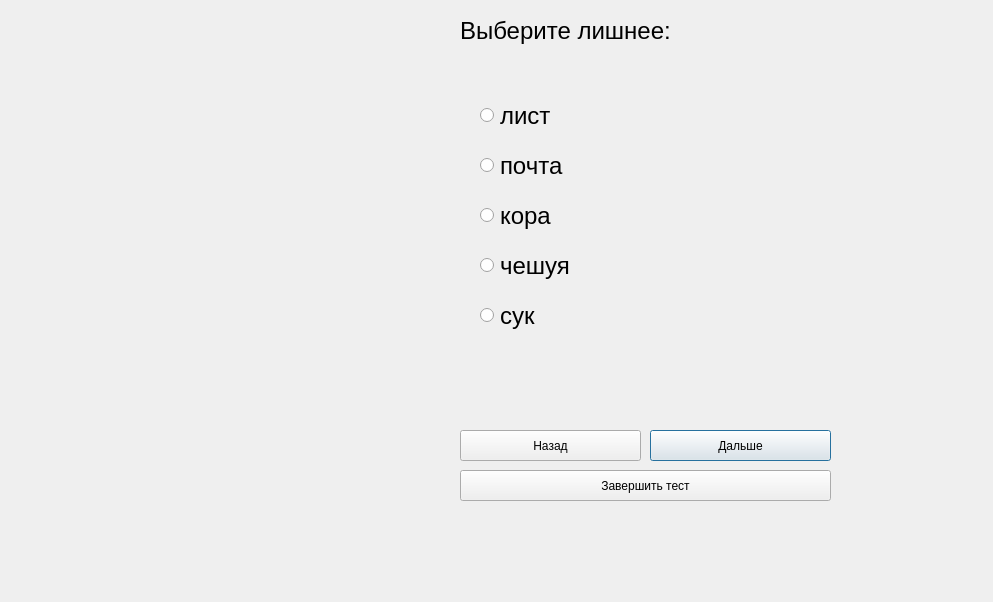
<?xml version="1.0" encoding="UTF-8"?>
<ui version="4.0">
 <class>testform30</class>
 <widget class="QDialog" name="testform30">
  <property name="geometry">
   <rect>
    <x>0</x>
    <y>0</y>
    <width>993</width>
    <height>602</height>
   </rect>
  </property>
  <property name="windowTitle">
   <string>Dialog</string>
  </property>
  <widget class="QPushButton" name="next_pushButton_2">
   <property name="geometry">
    <rect>
     <x>650</x>
     <y>430</y>
     <width>181</width>
     <height>31</height>
    </rect>
   </property>
   <property name="text">
    <string>Дальше</string>
   </property>
  </widget>
  <widget class="QRadioButton" name="radioButton_2">
   <property name="geometry">
    <rect>
     <x>480</x>
     <y>150</y>
     <width>421</width>
     <height>31</height>
    </rect>
   </property>
   <property name="font">
    <font>
     <pointsize>18</pointsize>
    </font>
   </property>
   <property name="layoutDirection">
    <enum>Qt::LeftToRight</enum>
   </property>
   <property name="text">
    <string>почта</string>
   </property>
  </widget>
  <widget class="QRadioButton" name="radioButton_3">
   <property name="geometry">
    <rect>
     <x>480</x>
     <y>200</y>
     <width>421</width>
     <height>31</height>
    </rect>
   </property>
   <property name="font">
    <font>
     <pointsize>18</pointsize>
    </font>
   </property>
   <property name="acceptDrops">
    <bool>false</bool>
   </property>
   <property name="toolTip">
    <string/>
   </property>
   <property name="text">
    <string>кора</string>
   </property>
  </widget>
  <widget class="QRadioButton" name="radioButton">
   <property name="geometry">
    <rect>
     <x>480</x>
     <y>100</y>
     <width>431</width>
     <height>31</height>
    </rect>
   </property>
   <property name="font">
    <font>
     <pointsize>18</pointsize>
    </font>
   </property>
   <property name="acceptDrops">
    <bool>false</bool>
   </property>
   <property name="toolTip">
    <string/>
   </property>
   <property name="text">
    <string>лист</string>
   </property>
  </widget>
  <widget class="QPushButton" name="back_pushButton">
   <property name="geometry">
    <rect>
     <x>460</x>
     <y>430</y>
     <width>181</width>
     <height>31</height>
    </rect>
   </property>
   <property name="text">
    <string>Назад</string>
   </property>
  </widget>
  <widget class="QLabel" name="question">
   <property name="geometry">
    <rect>
     <x>460</x>
     <y>-20</y>
     <width>551</width>
     <height>101</height>
    </rect>
   </property>
   <property name="sizePolicy">
    <sizepolicy hsizetype="Preferred" vsizetype="Preferred">
     <horstretch>0</horstretch>
     <verstretch>0</verstretch>
    </sizepolicy>
   </property>
   <property name="font">
    <font>
     <pointsize>18</pointsize>
    </font>
   </property>
   <property name="mouseTracking">
    <bool>true</bool>
   </property>
   <property name="tabletTracking">
    <bool>false</bool>
   </property>
   <property name="focusPolicy">
    <enum>Qt::NoFocus</enum>
   </property>
   <property name="contextMenuPolicy">
    <enum>Qt::PreventContextMenu</enum>
   </property>
   <property name="autoFillBackground">
    <bool>false</bool>
   </property>
   <property name="midLineWidth">
    <number>-2</number>
   </property>
   <property name="text">
    <string>Выберите лишнее:</string>
   </property>
   <property name="textFormat">
    <enum>Qt::AutoText</enum>
   </property>
   <property name="scaledContents">
    <bool>false</bool>
   </property>
   <property name="wordWrap">
    <bool>true</bool>
   </property>
   <property name="openExternalLinks">
    <bool>false</bool>
   </property>
  </widget>
  <widget class="QLabel" name="image">
   <property name="geometry">
    <rect>
     <x>20</x>
     <y>60</y>
     <width>411</width>
     <height>331</height>
    </rect>
   </property>
   <property name="text">
    <string/>
   </property>
  </widget>
  <widget class="QRadioButton" name="radioButton_5">
   <property name="geometry">
    <rect>
     <x>480</x>
     <y>300</y>
     <width>301</width>
     <height>31</height>
    </rect>
   </property>
   <property name="font">
    <font>
     <pointsize>18</pointsize>
    </font>
   </property>
   <property name="acceptDrops">
    <bool>false</bool>
   </property>
   <property name="toolTip">
    <string/>
   </property>
   <property name="text">
    <string>сук</string>
   </property>
  </widget>
  <widget class="QRadioButton" name="radioButton_4">
   <property name="geometry">
    <rect>
     <x>480</x>
     <y>250</y>
     <width>301</width>
     <height>31</height>
    </rect>
   </property>
   <property name="font">
    <font>
     <pointsize>18</pointsize>
    </font>
   </property>
   <property name="acceptDrops">
    <bool>false</bool>
   </property>
   <property name="toolTip">
    <string/>
   </property>
   <property name="text">
    <string>чешуя</string>
   </property>
  </widget>
  <widget class="QPushButton" name="finish_pushButton">
   <property name="geometry">
    <rect>
     <x>460</x>
     <y>470</y>
     <width>371</width>
     <height>31</height>
    </rect>
   </property>
   <property name="text">
    <string>Завершить тест</string>
   </property>
  </widget>
 </widget>
 <resources/>
 <connections/>
</ui>
